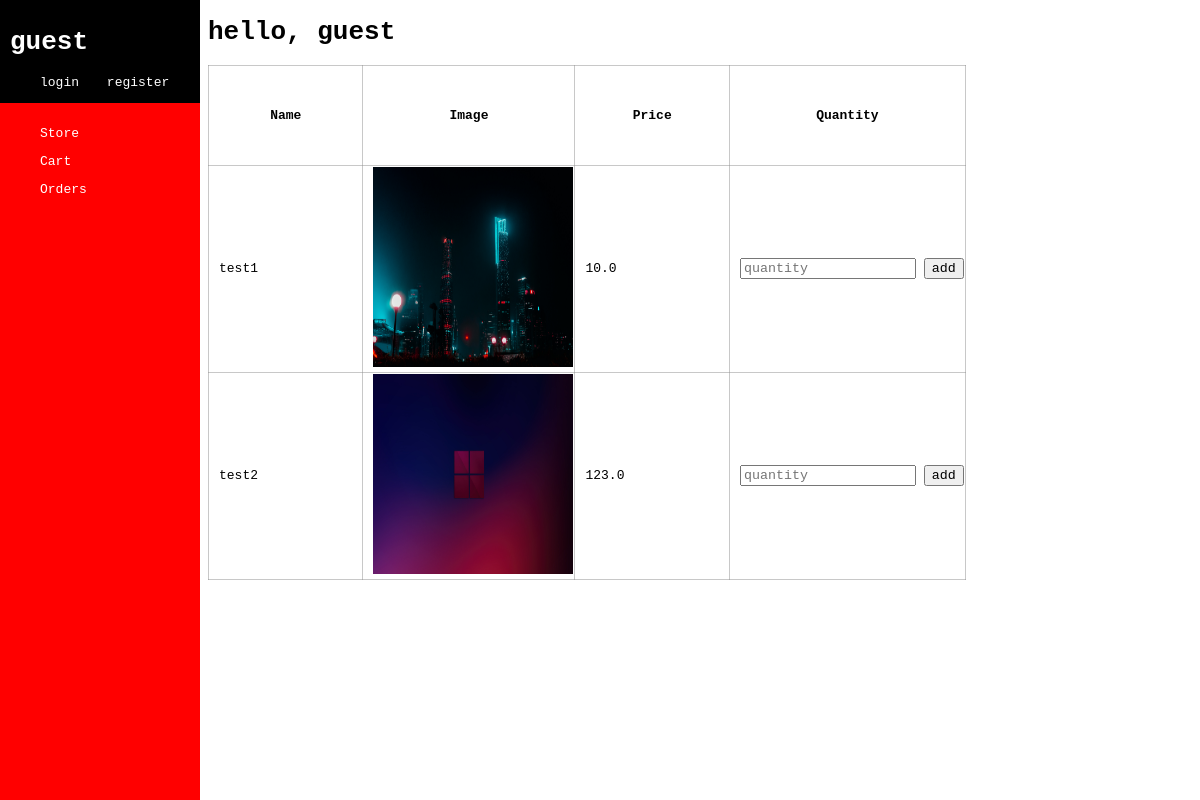
Before: /ordering/ with the older database file.
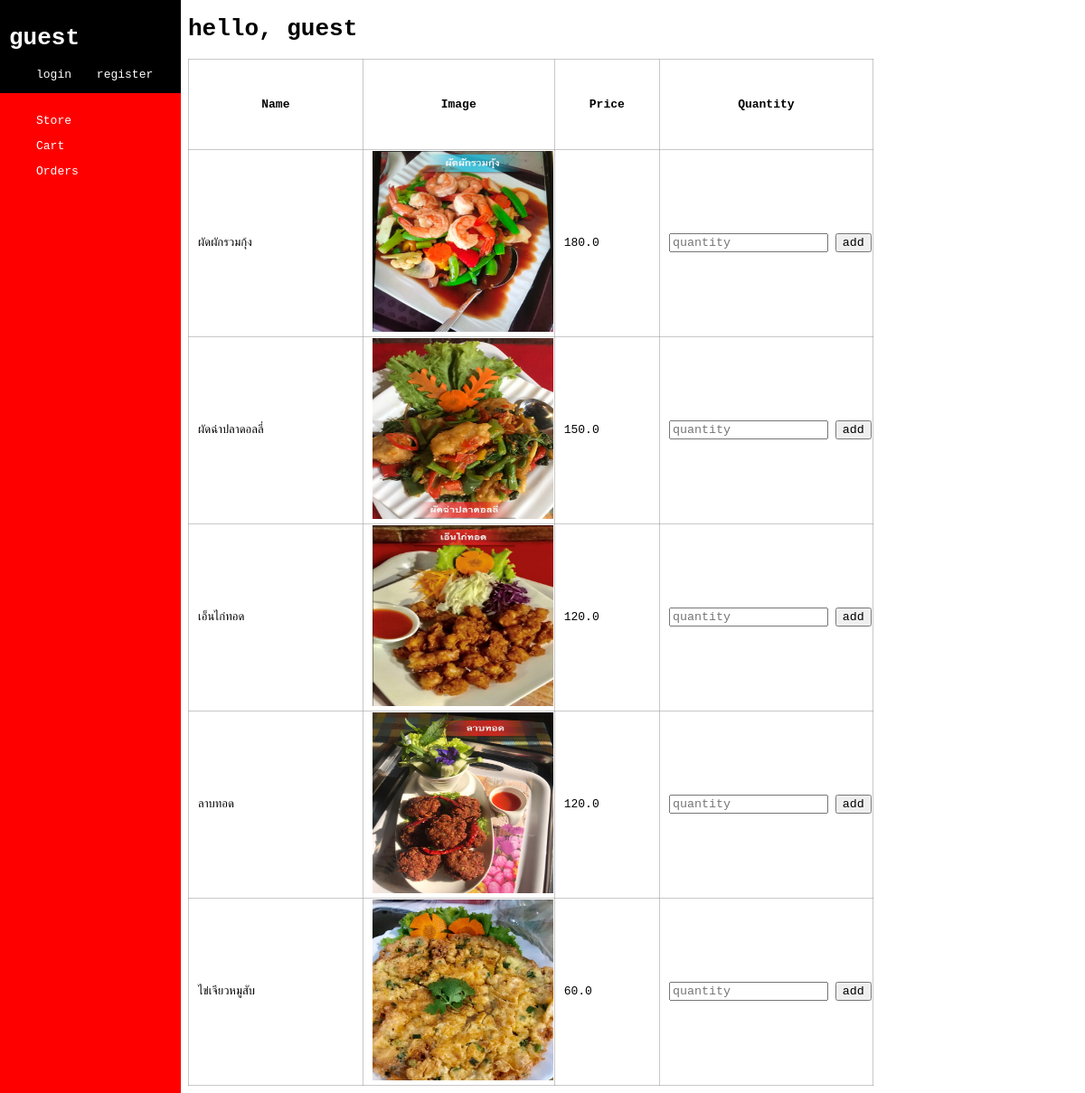
After: the same page with the newer database file.
### ordering/models.py (models this page shows, shortened)
class Food(models.Model):
    name = models.CharField(max_length=64)
    image = models.ImageField(upload_to = "images/")
    price = models.FloatField()

### ordering/views.py (the view)
# urls.py: path('', index) # test
def index(request):
    user_name = request.session.get("user_name", "guest")
    return render(request, "ordering/index.html", {"data": food_data, "user": user_name})

### ordering/templates/ordering/index.html (shortened to what this page needs)
{% extends "ordering/layout.html" %}
{% load static %}
{% block body %}
    <link href="/static/ordering/index_style.css?{% now 'U' %}" rel="stylesheet">
    <h1> hello, {{user}}</h1>
    <div class="table">
        <table>
            <tr>
                <th>Name</th>
                <th>Image</th>
                <th>Price</th>
                <th>Quantity</th>
            </tr>
            {% for food in data %}
                <tr>
                    <td>{{food.name}}</td>
                    <td class="img-col"> <img src="{{MEDIA_URL}}{{food.image}}" style="width:200px;height:200px;"> </td>
                    <td>{{food.price}}</td>
                    <td class="form-col">
                        <form action="{%url 'ordering:add'%}" method="post">
                            <input type="number" name="food_quantity" min="1" placeholder="quantity" required>
                            <input type="submit" value="add">
                        </form>
                    </td>
                </tr>
            {% endfor %}
        </table>
    </div>
{% endblock %}

### ordering/templates/ordering/layout.html (shortened to what this page needs)
{% load static %}
<!DOCTYPE html>
<html lang="en">
<head>
    <link href="/static/ordering/layout_style.css?{% now 'U' %}" rel="stylesheet">
</head>
<body>
    <div class="container">
        <div class="header">
            <h1><a id = "profile" href="{%url 'ordering:profile'%}">{{user}}</a></h1>
            {% if user != "guest" %}
                <a id="logout" href="/ordering/logout">logout</a>
            {% else %}
                <a id="login" href="/ordering/login">login</a>
                <a id="register" href="/ordering/register">register</a>
            {% endif %}
            <div class="sidebar">
                <ul class="nav">
                    <li><a href="{%url 'ordering:index'%}"><p>Store</p></a></li>
                    <li><a href="{%url 'ordering:cart'%}"><p>Cart</p></a></li>
                    <li><a href="{%url 'ordering:orders'%}"><p>Orders</p></a></li>
                </ul>
            </div>
        </div>
        <div class="content">
            {% block body %}
            {% endblock %}
        </div>
    </div>
</body>
</html>

### ordering/static/ordering/layout_style.css (style rules this page uses)
* { font-family: monospace; }
.header { position: fixed; width: 200px; height: 100%; background: black; color: white; padding-top: 10px; top: 0; left: 0; }
.header h1 a { padding-left: 10px; color: white; text-decoration: none; }
#login { padding-left: 40px; color: white; text-decoration: none; }
#register { padding-left: 20px; color: white; text-decoration: none; }
.sidebar { background: red; height: 100%; }
.nav { padding-top: 10px; list-style: none; position: relative; }
.nav li a { color: white; text-decoration: none; }
.content { padding-left: 200px; color: rgb(0, 0, 0); width: 80%; height: 100%; }

### ordering/static/ordering/index_style.css (style rules this page uses)
table { width: 80%; border: 1px solid rgba(144, 144, 144, 0.49); border-collapse: collapse; }
table th { border: 1px solid rgba(144, 144, 144, 0.49); border-collapse: collapse; height: 40px; }
table tr { height: 100px; }
table td { border: 1px solid rgba(144, 144, 144, 0.49); border-collapse: collapse; padding-left: 10px; }
.img-col { width: 25%; }
.form-col { width: 1%; white-space: nowrap; }

Changed rows visible on the page:
removed Food: name "test1", image (picture), price "10.0"
removed Food: name "test2", image (picture), price "123.0"
added Food: name "ผัดผักรวมกุ้ง", image (picture), price "180.0"
added Food: name "ผัดฉ่าปลาดอลลี่", image (picture), price "150.0"
added Food: name "เอ็นไก่ทอด", image (picture), price "120.0"
added Food: name "ลาบทอด", image (picture), price "120.0"
added Food: name "ไข่เจียวหมูสับ", image (picture), price "60.0"
